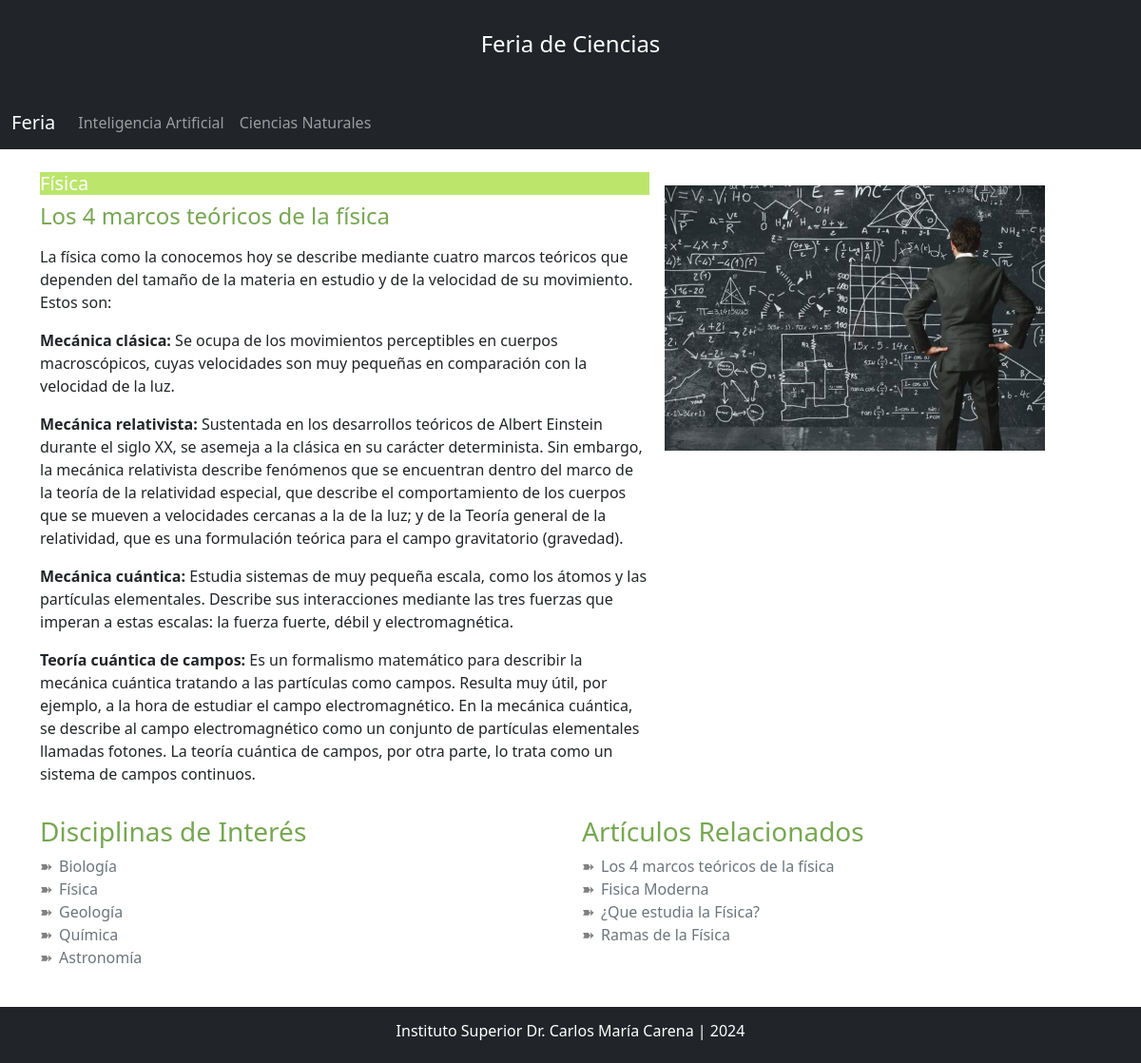
The page /Cnaturales/articulo/9/ on the database its author committed.
### FeriaCiencias/models.py (models this page shows, shortened)
class Proyecto(models.Model):
    nombre = models.CharField(max_length=50)
    titulo = models.CharField(max_length=100)
    descripcion = models.TextField()
    imagen = models.CharField(max_length=100)
    link = models.CharField(max_length=100, default='', null=True)

class Seccion(models.Model):
    titulo = models.CharField(max_length=100)
    descripcion = models.TextField()
    imagen = models.CharField(max_length=100)
    idProyecto = models.ForeignKey(Proyecto, on_delete=models.PROTECT)
    link = models.CharField(max_length=100, default='', null=True)
    def __str__(self):
        return self.titulo

class Articulo(models.Model):
    titulo = models.CharField(max_length=100)
    descripcion = models.TextField()
    idSeccion = models.ForeignKey(Seccion, on_delete=models.PROTECT)
    link = models.CharField(max_length=100, default='', null=True)

class ArtImagen(models.Model):
    imagen = models.CharField(max_length=100)
    idArticulo = models.ForeignKey(Articulo, on_delete=models.PROTECT)

### FeriaCiencias/views.py (the view)
# urls.py: path('Cnaturales/articulo/<int:pk>/', views.articuloCnaturales, name='articuloCnaturales'),
def articuloCnaturales(request, pk):
    proyectos = Proyecto.objects.all()
    proyecto = Proyecto.objects.get(nombre__icontains="Ciencias Naturales")
    secciones = Seccion.objects.filter(idProyecto__nombre__icontains=proyecto.nombre).values()
    articulo = Articulo.objects.get(id=pk)
    articulos = Articulo.objects.filter(idSeccion_id=articulo.idSeccion).values()
    seccion = Seccion.objects.filter(titulo=articulo.idSeccion).get()
    articuloImagen = ArtImagen.objects.get(idArticulo=pk)
    context = {"proyectos": proyectos, "secciones": secciones, "articulo": articulo, "articulos":articulos, "artImagen":articuloImagen, "proyecto":proyecto, "seccion": seccion}
    return render(request, "ciencias_naturales/articuloCnaturales.html", context)

### Carena/templates/ciencias_naturales/articuloCnaturales.html (shortened to what this page needs)
{% extends "base.html" %}
{% load static %}
{% block content %}
    <div id="contenido" class="container-fluid container-lg">
        <div class="row">
            <div class="col-12 col-md-6 col-lg-7 col-xxl-8">
                <h5 class="subtitulo"><a class="text-white text-decoration-none" href="{{ seccion.link }}/{{ seccion.id }}">{{ seccion.titulo }}</a></h5>
                <h4 class="titulo pb-2">{{ articulo.titulo }}</h4>
                {{ articulo.descripcion|safe }}
            </div>
            <div class="col-12 col-md-6 col-lg-5 col-xxl-4 m-xl-1" id="imagen"
            style="background-image: url('{% static artImagen.imagen %}');
                    background-position: center;
                    height: 300px;
                    background-size: contain;
                    background-repeat: no-repeat">
       </div>
        </div>
        <div class="row">
            <div class="col-6 pt-3 text-secondary">
                <h3 class="titulo">Disciplinas de Interés</h3>
                <ul class="lista-flechas">
                {% for s in secciones %}
                    <li><a class="text-decoration-none text-secondary" href="{{ s.link }}/{{ s.id }}">{{ s.titulo }}</a></li>
                {% endfor %}
                </ul>
            </div>
            <div class="col-6 pt-3">
                <h3 class="titulo">Artículos Relacionados</h3>
                <ul class="lista-flechas">
                {% for a in articulos %}
                <li><a class="text-decoration-none text-secondary" href="{{ a.link }}/{{ a.id }}">{{ a.titulo }}</a></li>
                {% endfor %}
                </ul>
            </div>
        </div>
    </div>
{% endblock %}

### Carena/templates/base.html (shortened to what this page needs)
{% load static %}
<!DOCTYPE html>
<html lang="en">
<head>
    {% load bootstrap5 %}
    {% bootstrap_css %}
    <link rel="stylesheet" href="{% static 'estilos.css' %}">
</head>
<body>
    <div class="d-flex flex-column min-vh-100">
        <header class="container-fluid bg-dark text-white text-center p-10" style="padding: 2rem;">
            <h4>Feria de Ciencias</h4>
        </header>
        <nav class="navbar navbar-expand-sm bg-dark navbar-dark sticky-top mb-4">
            <div class="container-fluid">
                <a class="navbar-brand" href="/index">Feria</a>
                <div class="collapse navbar-collapse" id="collapsibleNavbar">
                    <ul class="navbar-nav">
                        {% for p in proyectos %}
                        <li class="nav-item">
                            <a class="nav-link" href="{{ p.link }}/{{ p.id }}">{{ p.nombre }}</a>
                        </li>
                        {% endfor %}
                    </ul>
                </div>
            </div>
        </nav>
        <main class="flex-fill">
            {% block content %}
            {% endblock %}
        </main>
        <footer class="container-fluid bg-dark text-center p-3 text-white mt-4">
            <h6>Instituto Superior Dr. Carlos María Carena | 2024</h6>
        </footer>
    </div>
</body>
</html>

### Carena/static/estilos.css (style rules this page uses)
body { margin: 0; padding: 0; min-height: 100vh; box-sizing: border-box; }
ul.lista-flechas { list-style-type: none; padding: 0; }
ul.lista-flechas li { position: relative; padding-left: 20px; }
ul.lista-flechas li::before { content: '\27BD'; position: absolute; left: 0; color: grey; }

### Carena/templates/ciencias_naturales/articuloCnaturales.html (style rules this page uses)
.titulo { color: #77a752; }
.subtitulo { background-color: #bbe66b; }
#imagen { height: 400px; width: 400px; border-radius: 4px; }

### rows shown on the page
Proyecto: nombre "Inteligencia Artificial"
Proyecto: nombre "Ciencias Naturales"
Seccion: titulo "Física"
Articulo: titulo "Los 4 marcos teóricos de la física", descripcion "La física como la conocemos hoy se describe mediante cuatro marcos teóricos que dependen del tamaño de la materia en estudio y de la velocidad de su movimiento. Estos son: Mecánica clásica: Se ocupa de los movimientos perceptibles en cuerpos macroscópicos, cuyas velocidades son muy pequeñas en comparación con la velocidad de la luz. Mecánica relativista: Sustentada en los desarrollos teóricos de Albert Einstein durante el siglo XX, se asemeja a la clásica en su carácter determinista. Sin embargo, la mecánica relativista describe fenómenos que se encuentran dentro del marco de la teoría de la relatividad especial, que describe el comportamiento de los cuerpos que se mueven a velocidades…"
ArtImagen: imagen (picture)
Seccion: titulo "Biología"
Seccion: titulo "Geología"
Seccion: titulo "Química"
Seccion: titulo "Astronomía"
Articulo: titulo "Fisica Moderna"
Articulo: titulo "¿Que estudia la Física?"
Articulo: titulo "Ramas de la Física"
